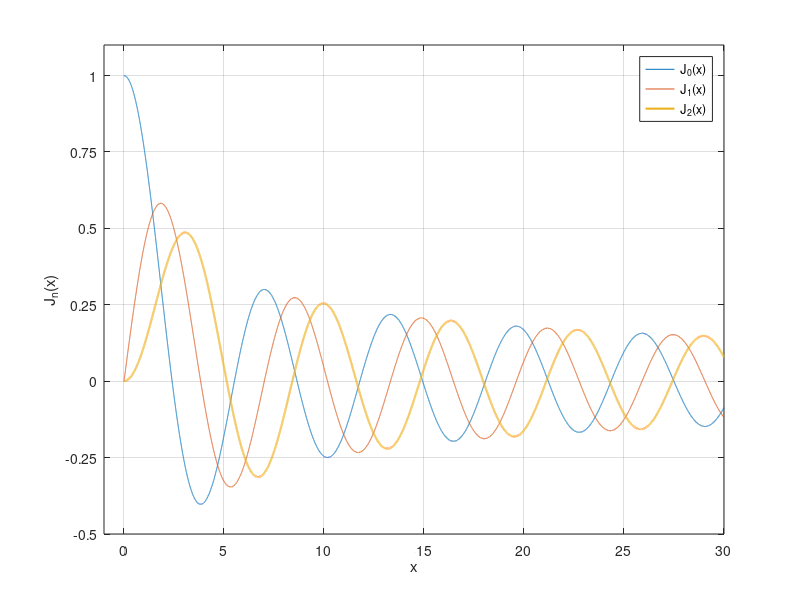

Source code (MATLAB): (Note: this script raises an error after producing the figure.)
j0 = @(x) besselj(0,x);
j1 = @(x) besselj(1,x);
j2 = @(x) besselj(2,x);

dmn = 0:0.001:30;

% Defaults for this blog post
width = 6;    % Width in inches
height = 3;    % Height in inches
alw = 0.75;    % AxesLineWidth
fsz = 11;      % Fontsize
lw = 1.5;      % LineWidth
msz = 8;       % MarkerSize

% Plot settings
xbounds = [-1 30]; % x axis
ybounds = [-0.5 1.1];       % y axis
ytick = 0.25;         % y step size


figure(1);
pos = get(gcf, 'Position');
set(gcf, 'Position', [pos(1) pos(2) width*100, height*100]); %<- Set size
set(gca, 'FontSize', fsz, 'LineWidth', alw); %<- Set properties

% Plot 1
plot(dmn, j0(dmn), dmn, j1(dmn), dmn, j2(dmn),   'LineWidth',lw); %<- Specify plot properites

xlim(xbounds);
ylim(ybounds);
set(gca, 'ytick', ybounds(1):ytick:ybounds(2))
ylabel('J_n(x)');
xlabel('x');

grid on

legend('J_0(x)', 'J_1(x)', 'J_2(x)');

%# vertical line
hx = graph2d.constantline(0, 'LineStyle','-', 'Color',[0 0 0]);
changedependvar(hx,'x');
%# horizontal line
hy = graph2d.constantline(0, 'LineStyle','-', 'Color',[0 0 0]);
changedependvar(hy,'y');



% Here we preserve the size of the image when we save it.
set(gcf,'InvertHardcopy','on');
set(gcf,'PaperUnits', 'inches');
papersize = get(gcf, 'PaperSize');
left = (papersize(1)- width)/2;
bottom = (papersize(2)- height)/2;
myfiguresize = [left, bottom, width, height];
set(gcf,'PaperPosition', myfiguresize);

% Save the file as PNG
print('improvedExample','-dpng','-r300');







